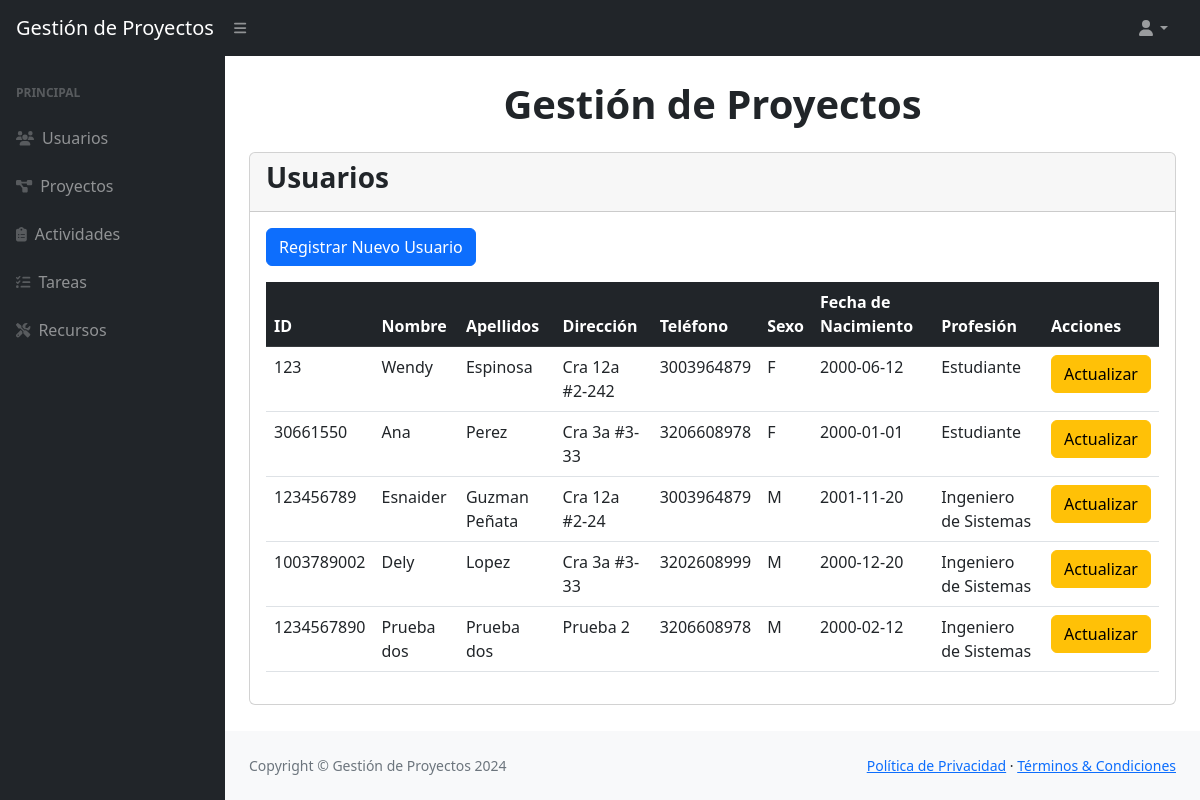
/views/dashboardUser.php (signed in), run on the app's committed database.
### tables this page shows
CREATE TABLE `personas` (
  `id_persona` int(11) NOT NULL,
  `nombre` text DEFAULT NULL,
  `apellidos` text DEFAULT NULL,
  `direccion` text DEFAULT NULL,
  `telefono` text DEFAULT NULL,
  `sexo` char(1) DEFAULT NULL,
  `fecha_nacimiento` date DEFAULT NULL,
  `profesion` text DEFAULT NULL,
  `rol` varchar(20) DEFAULT 'trabajador',
  `password` varchar(255) DEFAULT NULL
);

### views/dashboardUser.php (the view, shortened to what this page needs)
<!DOCTYPE html>
<html lang="es">
<head>
    <link href="https://cdn.jsdelivr.net/npm/simple-datatables@7.1.2/dist/style.min.css" rel="stylesheet" />
    <link href="../css/styles.css" rel="stylesheet" />
</head>
<body class="sb-nav-fixed">
    <nav class="sb-topnav navbar navbar-expand navbar-dark bg-dark">
        <a class="navbar-brand ps-3" href="index.html">Gestión de Proyectos</a>
        <button class="btn btn-link btn-sm order-1 order-lg-0 me-4 me-lg-0" id="sidebarToggle" href="#!"><i
                class="fas fa-bars"></i></button>
        <ul class="navbar-nav ms-auto ms-md-0 me-3 me-lg-4">
            <li class="nav-item dropdown">
                <a class="nav-link dropdown-toggle" id="navbarDropdown" href="#" role="button" data-bs-toggle="dropdown"
                    aria-expanded="false"><i class="fas fa-user fa-fw"></i></a>
            </li>
        </ul>
    </nav>
    <div id="layoutSidenav">
        <div id="layoutSidenav_nav">
            <nav class="sb-sidenav accordion sb-sidenav-dark" id="sidenavAccordion">
                <div class="sb-sidenav-menu">
                    <div class="nav">
                        <div class="sb-sidenav-menu-heading">Principal</div>
                        <a class="nav-link" href="../views/dashboardUser.php">
                            <div class="sb-nav-link-icon"><i class="fas fa-users"></i></div>
                            Usuarios
                        </a>
                        <a class="nav-link" href="../views/dashboardProject.php">
                            <div class="sb-nav-link-icon"><i class="fas fa-project-diagram"></i></div>
                            Proyectos
                        </a>
                        <a class="nav-link" href="../views/dashboardActivity.php">
                            <div class="sb-nav-link-icon"><i class="fas fa-clipboard-list"></i></div>
                            Actividades
                        </a>
                        <a class="nav-link" href="../views/dashboardTask.php">
                            <div class="sb-nav-link-icon"><i class="fas fa-tasks"></i></div>
                            Tareas
                        </a>
                        <a class="nav-link" href="../views/dashboardResource.php">
                            <div class="sb-nav-link-icon"><i class="fas fa-tools"></i></div>
                            Recursos
                        </a>
                    </div>
                </div>
            </nav>
        </div>
        <div id="layoutSidenav_content">
            <main>
                <div class="container-fluid px-4">
                    <br>
                    <h1 class="mb-4 text-center fw-bold">Gestión de Proyectos</h1>
                    <div class="card mb-3">
                        <div class="card-header">
                            <h2 class="fw-bold h3">Usuarios</h2>
                        </div>
                        <div class="card-body">
                            <a href="createUserForm.php" class="btn btn-primary mb-3">Registrar Nuevo Usuario</a>
                            <div class="table-responsive" style="overflow: visible;">
                                <table class="table">
                                    <thead class="table-dark">
                                        <tr>
                                            <th>ID</th>
                                            <th>Nombre</th>
                                            <th>Apellidos</th>
                                            <th>Dirección</th>
                                            <th>Teléfono</th>
                                            <th>Sexo</th>
                                            <th>Fecha de Nacimiento</th>
                                            <th>Profesión</th>
                                            <th>Acciones</th>
                                        </tr>
                                    </thead>
                                    <tbody>
                                        <?php
                                        include '../db_conexion.php';
                                        $stmt = $pdo->query("SELECT * FROM personas");
                                        while ($row = $stmt->fetch(PDO::FETCH_ASSOC)) {
                                            echo "<tr>";
                                            echo "<td>" . htmlspecialchars($row['id_persona']) . "</td>";
                                            echo "<td>" . htmlspecialchars($row['nombre']) . "</td>";
                                            echo "<td>" . htmlspecialchars($row['apellidos']) . "</td>";
                                            echo "<td>" . htmlspecialchars($row['direccion']) . "</td>";
                                            echo "<td>" . htmlspecialchars($row['telefono']) . "</td>";
                                            echo "<td>" . htmlspecialchars($row['sexo']) . "</td>";
                                            echo "<td>" . htmlspecialchars($row['fecha_nacimiento']) . "</td>";
                                            echo "<td>" . htmlspecialchars($row['profesion']) . "</td>";
                                            echo "<td><a class= 'btn btn-warning' href='updateUserForm.php?id=" . $row['id_persona'] . "'>Actualizar</a></td>";
                                            echo "</tr>";
                                        }
                                        ?>
                                    </tbody>
                                </table>
                            </div>
                        </div>
                    </div>
                </div>
            </main>
            <footer class="py-4 bg-light mt-auto">
                <div class="container-fluid px-4">
                    <div class="d-flex align-items-center justify-content-between small">
                        <div class="text-muted">Copyright &copy; Gestión de Proyectos 2024</div>
                        <div>
                            <a href="#">Política de Privacidad</a>
                            &middot;
                            <a href="#">Términos & Condiciones</a>
                        </div>
                    </div>
            </footer>
        </div>
    </div>
</body>
</html>

### data on the page
personas: id_persona "123", nombre "Wendy", apellidos "Espinosa", direccion "Cra 12a #2-242", telefono "3003964879", sexo "F", fecha_nacimiento "2000-06-12", profesion "Estudiante"
personas: id_persona "30661550", nombre "Ana", apellidos "Perez", direccion "Cra 3a #3-33", telefono "3206608978", sexo "F", fecha_nacimiento "2000-01-01", profesion "Estudiante"
personas: id_persona "123456789", nombre "Esnaider", apellidos "Guzman Peñata", direccion "Cra 12a #2-24", telefono "3003964879", sexo "M", fecha_nacimiento "2001-11-20", profesion "Ingeniero de Sistemas"
personas: id_persona "1003789002", nombre "Dely", apellidos "Lopez", direccion "Cra 3a #3-33", telefono "3202608999", sexo "M", fecha_nacimiento "2000-12-20", profesion "Ingeniero de Sistemas"
personas: id_persona "1234567890", nombre "Prueba dos", apellidos "Prueba dos", direccion "Prueba 2", telefono "3206608978", sexo "M", fecha_nacimiento "2000-02-12", profesion "Ingeniero de Sistemas"
